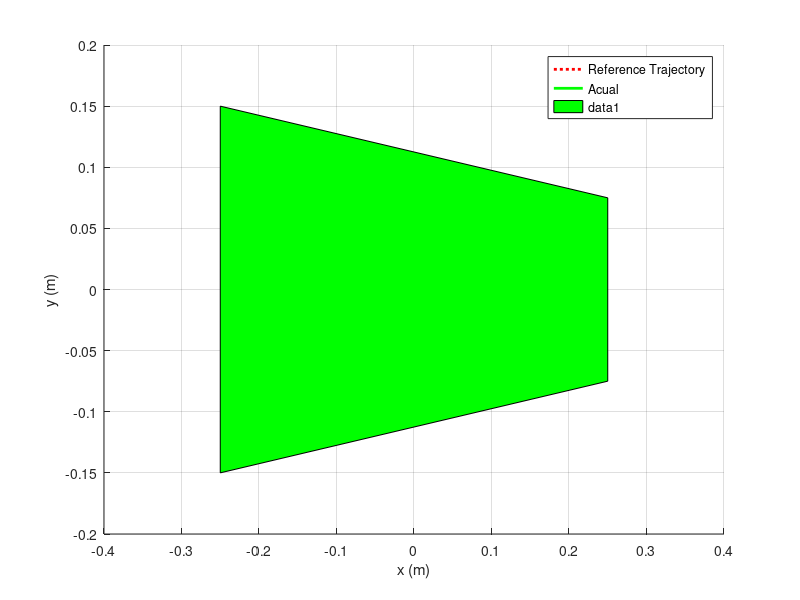

The MATLAB script that drew this image: (Note: this script raises an error after producing the figure.)
% Copyright 2016, Ehab Al Khatib, All rights reserved.


clear all
clc
close all
%%
global  b

b = 0.18;
his.dt=[];

% IO_SFL
dt=0.1;
T=360;
k=2;
bref=0.08;
x=0.2;

%%
y=0.2;
theta=0/2;
X=[x;y;theta];

Vref=0.0;        % max 0.5 m/s
Omegaref=0.0;    % max 3 rps

% Reference Trajectory
tperiod = 2*[0 5 10 15 20 ];

points =[0 0 ;1 0  ; 1 1  ; 0 1; 0 0];
x = points(:,1);
y = points(:,2);


t = 0:dt:tperiod(end);
x_des = interp1(tperiod,x,t);
y_des = interp1(tperiod,y,t);
% plot(x_des,y_des,'.',x_des(1),y_des(1),'ro',x_des(end),y_des(end),'go')


his.X=[];
his.ex=[];
his.ey=[];

%%  Graphics
f3=figure;
ax3=axes('parent',f3);
PLOT.RefTrajectory=line('parent',ax3,'XData',[],'YData',[],'LineStyle',':','color','r','LineWidth',2);
PLOT.Robot=line('parent',ax3,'XData',[],'YData',[],'LineStyle','-','color','g','LineWidth',2);
xlabel('x (m)')
ylabel('y (m)')
legend('Reference Trajectory','Acual ')
grid on

%  robot dimensions
A.R_w = 0.3/2; % robot width/2
A.R_l=0.5/2;   % robot length/2
A.a1 = [-A.R_l -A.R_w]';
A.b1 = [A.R_l -A.R_w/2]';
A.b2 = [A.R_l A.R_w/2]';
A.c = [-A.R_l A.R_w]';
A.P = [A.a1 A.b1 A.b2 A.c];
pl=[];

A.Rot = [ cos(X(3)) -sin(X(3)); sin(X(3)) cos(X(3))]*A.P; %rotated car
A.Prot_trasl = A.Rot + [ ones(1,4)*X(1); ones(1,4)*X(2)]; % add offset of car's center

A.P_robot=patch(A.P(1,:),A.P(2,:),'g');
A.P_robot.XData=A.Prot_trasl(1,:)';
A.P_robot.YData=A.Prot_trasl(2,:)';
axis([-0.5 1.5 -0.5 1.5])



%% Main loop


for i=1:length(x_des)
      
    % Simulate WMR 
    X=Move_Robot(X,[Vref,Omegaref],dt);
    
    %     IOSFL Controller
    xb=X(1)+bref*cos(X(3));
    yb=X(2)+bref*sin(X(3));
    
    ex= x_des(i)-xb;
    ey= y_des(i)-yb;
    
    
    Vd_x=k*ex;
    Vd_y=k*ey;
    
    Vref = cos(X(3))*Vd_x + sin(X(3))*Vd_y ;
    Omegaref = (1/bref)*(cos(X(3))*Vd_y-sin(X(3))*Vd_x);
    
    
    % Store the data
   
    his.X=[his.X X];
    his.ex=[his.ex ex];
    his.ey=[his.ey ey];
    
    % update the figures
   
    set(PLOT.RefTrajectory,'XData',x_des(1:i),'YData',y_des(1:i));
    set(PLOT.Robot,'XData',his.X(1,:),'YData',his.X(2,:));
    
    A.Rot = [ cos(X(3)) -sin(X(3)); sin(X(3)) cos(X(3))]*A.P; %rotated car
    A.Prot_trasl = A.Rot + [ ones(1,4)*X(1); ones(1,4)*X(2)]; % add offset of car's center
    A.P_robot.XData=A.Prot_trasl(1,:)';
    A.P_robot.YData=A.Prot_trasl(2,:)';
    drawnow
  
    
end




